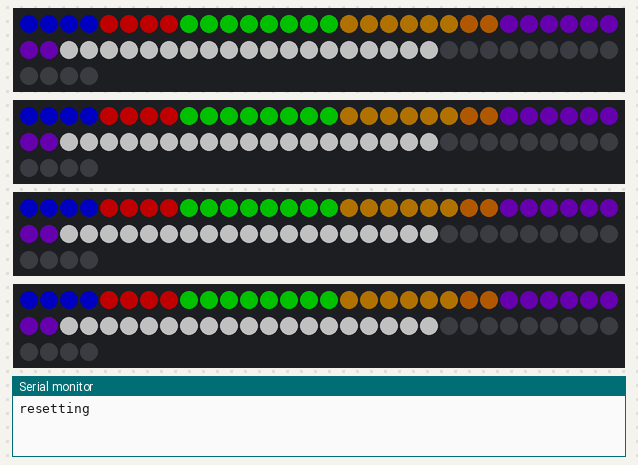
Simulated run of this sketch. Board: Arduino Leonardo, built with avr-gcc and run on an emulated ATmega32U4. Parts: 4 × 64 RGB LEDs in strip order, left to right, continuing on the next row, the last lines printed to the serial monitor. Dim RGB values are drawn brighter than linear.

Above: at 1.7 s.
At 2.2 s:
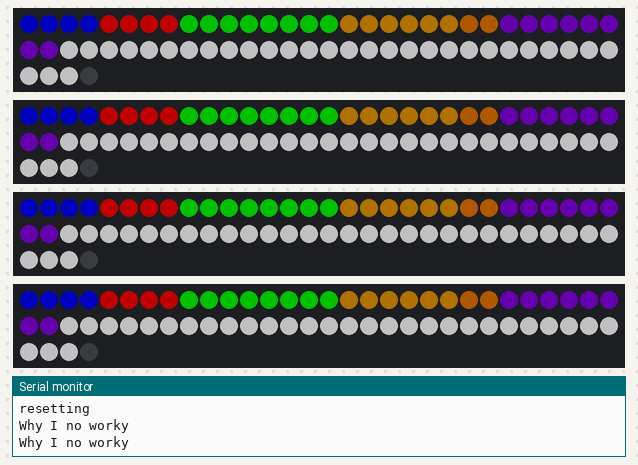
At 4.42 s:
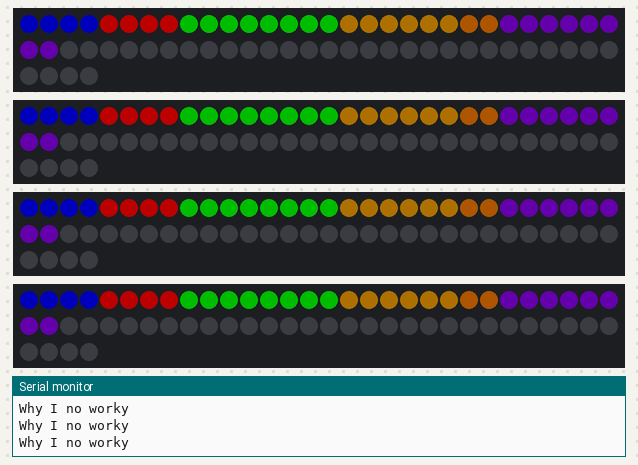

The sketch:

jam_station_midi_lights.ino
```cpp
/* To-do:
   Implement indicator for when two instruments are collaborating together
   Decay rate fast makes you want to play faster, we need to make it so more and harder does not equate to winning
*/

#include <FastLED.h>
#include <MIDIUSB.h>
#include "pitchToFrequency.h"
// How many leds in your strip?
#define NUM_LEDS 64
#define LED_TYPE    WS2812B
#define COLOR_ORDER GRB
#define DATA_PIN1 5 // led data pins
#define DATA_PIN2 6
#define DATA_PIN3 7
#define DATA_PIN4 8
#define CHANNEL 0 // MIDI channel 1 = 0x00
CRGB leds[NUM_LEDS];

uint8_t gHue = 0; // rainbow shit

// use this for keep track of time instead of delay()
//Delay is ok in setup() though, since it's a 1-time dealio.
const int period = 50;
unsigned long midi_effects_on_time = 0;
unsigned long winner_on_time = 0;
const long midi_effects_timer = 250;
const long winner_period = 3000;

int midi_effects_start = 32; //Where on the pixel strip we're starting for midi effects
int midi_effects_counter = 0; // count whe an effect happens, register it here
int midi_effects_register = 0;

/*
  MIDI Assignments
  Instrument  Channel     Midi Note(s)
  Chimes      Channel 1   80, 85, 89, 92
  PVC Pipes   Channel 2   85, 89, 92, 97
  Base Drum   Channel 3   100
  Snare Drum  Channel 3   101
  Expressive  Channel 4

  Note: Most midi programs start with Channel 1. Arduino/MidiUSB starts with Channel 0.
  So everything is N-1 here.
*/

// assign midi controller channel values;
int chimes  = 0;
int pvc     = 1;
int drum    = 2;
int snare   = 2;
int midi    = 3;

/*
   Now we gettin cray.
   Table for MIDI Notes on specific channels referenced above
      BB   PVC   WC    Exp
  BB    --   100   101   102
  PVC   100  --    103   104
  WC    101  103   --    105
  Exp   102  104   105   --

*/
// more interesting lighting effects down below
int same_time       = 4;      // Weight 1; When PD detects the same note is being struck at some regular interval, it sends on this channel;
int same_note_time  = 5; // Weight 1; When PD detects two instruments playing at the same tempo, it sends this channel
int same_tempo      = 6;     // Weight 2; When PD detects two instruments at the same tempo
int same_division   = 7;  // Weight 4; When PD does something that Torin figured out
int same_melody     = 8;    // Weight 6; When PD does something that Torin figured out


// midi library stuff
const char* pitch_name(byte pitch) {
  static const char* names[] = {"C", "C#", "D", "D#", "E", "F", "F#", "G", "G#", "A", "A#", "B"};
  return names[pitch % 12];
}

int pitch_octave(byte pitch) {
  return (pitch / 12) - 1;
}

void noteOn(byte channel, byte pitch, byte velocity) {

  Serial.print("Receive Note On: ");
  Serial.print(pitch_name(pitch));
  Serial.print(pitch_octave(pitch));
  Serial.print(", ch=");
  Serial.print(channel);
  Serial.print(", vel=");
  Serial.print(velocity);
  Serial.println("");

  // Drum or Snare
  // Dum
  if (channel == drum && pitch == 100) {
    for (int i = 0; i < 8; i ++) {
      leds[i] = CHSV(160, 255, 255);
    }
  }
  // Snare
  if (channel == drum && pitch == 101) {
    for (int i = 0; i < 8; i ++) {
      leds[i] = CHSV(0, 255, 255);
    }
  }

  // PVC
  if (channel == pvc && pitch == 85) {
    for (int i = 8; i < 16; i ++) {
      leds[i] = CHSV(0, 255, 255);
    }
  }

  if (channel == pvc && pitch == 89) {
    for (int i = 8; i < 16; i ++) {
      leds[i] = CHSV(32, 255, 255);
    }
  }

  if (channel == pvc && pitch == 92) {
    for (int i = 8; i < 16; i ++) {
      leds[i] = CHSV(160, 255, 255);
    }
  }

  if (channel == pvc && pitch == 97) {
    for (int i = 8; i < 16; i ++) {
      leds[i] = CHSV(0, 255, 255);
    }
  }

  // Start the chimes yo
  if (channel == chimes && pitch == 80) {
    for (int i = 16; i < 24; i ++) {
      leds[i] = CHSV(160, 255, 255);
    }
  }

  if (channel == chimes && pitch == 85) {
    for (int i = 16; i < 24; i ++) {
      leds[i] = CHSV(0, 255, 255);
    }
  }

  if (channel == chimes && pitch == 89) {
    for (int i = 16; i < 24; i ++) {
      leds[i] = CHSV(32, 255, 255);
    }
  }

  if (channel == chimes && pitch == 92) {
    for (int i = 16; i < 24; i ++) {
      leds[i] = CHSV(160, 255, 255);
    }
  }

  // Midi Expressive Mania
  if (channel == midi && pitch >= 36 <= 72) {
    for (int i = 24; i < 32; i ++) {
      leds[i] = CHSV(196, 255, 255);
    }
  }


  if (channel == same_time) {
    midi_effects_register = 1;
    midi_effects_counter += 1;
    midi_effects();
  }

  if (channel == same_note_time) {
    midi_effects_register = 1;
    midi_effects_counter += 1;
    midi_effects();
  }

  if (channel == same_tempo) {
    midi_effects_register = 1;
    midi_effects_counter += 2;
    midi_effects();
  }

  if (channel == same_division) {
    midi_effects_register = 1;
    midi_effects_counter += 4;
    midi_effects();
  }

  if (channel == same_melody) {
    midi_effects_register = 1;
    midi_effects_counter += 6;
    midi_effects();
  }
}

//int same_time       = 4;      // Weight 1; When PD detects the same note is being struck at some regular interval, it sends on this channel;
//int same_note_time  = 5; // Weight 1; When PD detects two instruments playing at the same tempo, it sends this channel
//int same_tempo      = 6;     // Weight 2; When PD detects two instruments at the same tempo
//int same_division   = 7;  // Weight 4; When PD does something that Torin figured out
//int same_melody     = 8;    // Weight 6; When PD does something that Torin figured out


void noteOff(byte channel, byte pitch, byte velocity) {
  Serial.print("Receive Note Off: ");
  Serial.print(pitch_name(pitch));
  Serial.print(pitch_octave(pitch));
  Serial.print(", ch=");
  Serial.print(channel);
  Serial.print(", vel=");
  Serial.println(velocity);
}

void controlChange(byte channel, byte control, byte value) {
  Serial.print("Receive Control change: control=");
  Serial.print(control);
  Serial.print(", value=");
  Serial.print(value);
  Serial.print(", channel=");
  Serial.println(channel);
}

// This will fade out to a lower brightness value, not completely black
void fadeall() {
  for (int i = 0; i < 32; i++) {
    leds[i].nscale8(230);
  }
}

void fadeall_midi_effects() {
  for (int i = midi_effects_start; i < NUM_LEDS; i++) {
    leds[i].nscale8(230);
  }
}

// This will fade out completely black
void fadeall_black() {
  for (int i = 0  ; i < NUM_LEDS; i++) {
    leds[i].nscale8(230);
  }
}

void setup() {
  Serial.begin(57600);
  Serial.println("resetting");

  FastLED.addLeds<LED_TYPE, DATA_PIN1, COLOR_ORDER>(leds, NUM_LEDS).setCorrection( TypicalLEDStrip );
  FastLED.addLeds<LED_TYPE, DATA_PIN2, COLOR_ORDER>(leds, NUM_LEDS).setCorrection( TypicalLEDStrip );
  FastLED.addLeds<LED_TYPE, DATA_PIN3, COLOR_ORDER>(leds, NUM_LEDS).setCorrection( TypicalLEDStrip );
  FastLED.addLeds<LED_TYPE, DATA_PIN4, COLOR_ORDER>(leds, NUM_LEDS).setCorrection( TypicalLEDStrip );

  LEDS.setBrightness(84);
  initial_color();
  delay(1000);
  effects_initialize();

  delay(1000);
  FastLED.show();
}

void loop() {
  if ( midi_effects_counter > NUM_LEDS/2 + 10 ) {
    midi_effects_counter = NUM_LEDS/2 + 10;
  }
  midiEventPacket_t rx = MidiUSB.read();
  switch (rx.header) {
    case 0:
      break; //No pending events

    case 0x9:
      noteOn(
        rx.byte1 & 0xF,  //channel
        rx.byte2,        //pitch
        rx.byte3         //velocity
      );
      break;

    case 0x8:
      noteOff(
        rx.byte1 & 0xF,  //channel
        rx.byte2,        //pitch
        rx.byte3         //velocity
      );
      break;

    case 0xB:
      controlChange(
        rx.byte1 & 0xF,  //channel
        rx.byte2,        //control
        rx.byte3         //value
      );
      break;

    default:
      Serial.print("Unhandled MIDI message: ");
      Serial.print(rx.header, HEX);
      Serial.print("-");
      Serial.print(rx.byte1, HEX);
      Serial.print("-");
      Serial.print(rx.byte2, HEX);
      Serial.print("-");
      Serial.println(rx.byte3, HEX);
  }

  fadeall();
  fadeall_midi_effects();
  midi_effects();
  winner_winner();
  midi_effects_decay();
  FastLED.show();
}

void initial_color() {
  //drum
  for (int i = 0; i < 4; i ++) {
    leds[i] = CHSV(160, 255, 255);
  }
  //snare
  for (int i = 4; i < 8; i ++) {
    leds[i] = CHSV(0, 255, 255);
  }
  //PVC
  for (int i = 8; i < 10; i ++) {
    leds[i] = CHSV(96, 255, 255);
  }
  for (int i = 10; i < 12; i ++) {
    leds[i] = CHSV(96, 255, 255);
  }
  for (int i = 12; i < 14; i ++) {
    leds[i] = CHSV(96, 255, 255);
  }
  for (int i = 14; i < 16; i ++) {
    leds[i] = CHSV(96, 255, 255);
  }
  //Chimes
  for (int i = 16; i < 18; i ++) {
    leds[i] = CHSV(42, 255, 255);
  }
  for (int i = 18; i < 20; i ++) {
    leds[i] = CHSV(42, 255, 255);
  }
  for (int i = 20; i < 22; i ++) {
    leds[i] = CHSV(42, 255, 255);
  }
  for (int i = 22; i < 24; i ++) {
    leds[i] = CHSV(32, 255, 255);
  }
  //MIDI
  //MIDI Expressive
  for (int i = 24; i < 32; i ++) {
    leds[i] = CHSV(196, 255, 255);
  }
}

void effects_initialize() {
  for (int i = 32; i < NUM_LEDS - 1; i++) {
    leds[i] = CHSV(160, 0, 255);
    delay(25);
    FastLED.show();
  }
  for (int i = NUM_LEDS - 1; i > 31; i--) {
    leds[i] = CHSV(0, 0, 0);
    delay(25);
    Serial.println("Why I no worky");
    FastLED.show();
  }
}

void midi_effects() {
  if ( midi_effects_counter + midi_effects_start >= NUM_LEDS) {
    winner_on_time = millis();
    }
  for (int i = midi_effects_start; i < midi_effects_start + midi_effects_counter && i < NUM_LEDS; i ++) {
    leds[i] = CHSV(0, 0, 255);
  }
}


void midi_effects_decay() {
  if (midi_effects_counter < 0) {
    midi_effects_counter = 0;
  }
  if (midi_effects_register == 1) {
    if (millis() - midi_effects_on_time > midi_effects_timer) {
      midi_effects_counter -= 1;
      midi_effects_on_time = millis();
    }
  }
}

void winner_winner() {
  // FastLED's built-in rainbow generator
  if (millis() - winner_on_time < winner_period) {
    fill_rainbow( &(leds[31]), NUM_LEDS /2 , gHue, 7);
    EVERY_N_MILLISECONDS( 5 ) {
      gHue++;  // slowly cycle the "base color" through the rainbow
    }
  }
}
```
